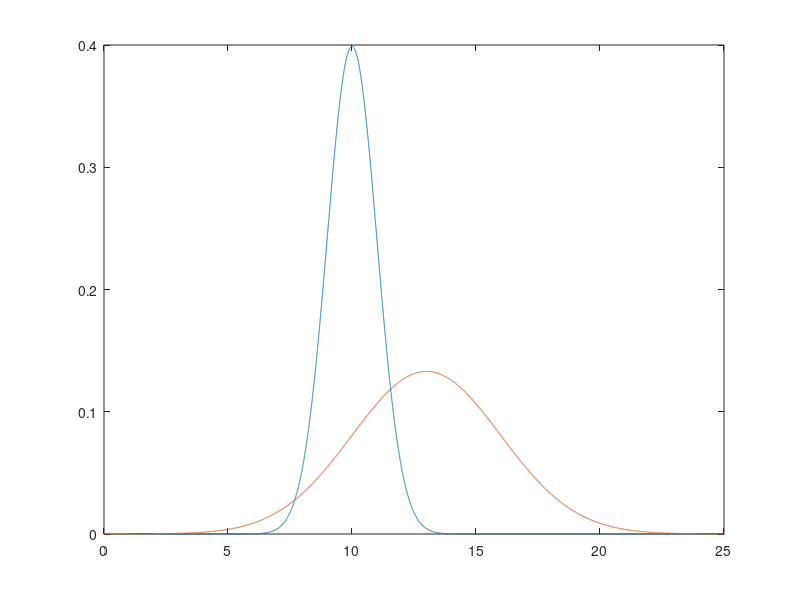

MATLAB code to generate this figure: (Note: this script raises an error after producing the figure.)
x=0:.001:25;
norm1=normpdf(x,10,1);
figure(1);
plot(x,norm1)
hold on
norm2=normpdf(x,13,3);
plot(x,norm2)
fun=norm1-norm2;
n=1;
while (fun(n)*fun(n+1)>0)
    n=n+1;
end
xapproximated=n/1000-0.001; %n has a linear relationship with the value x 
X1=normrnd(10,1,[1,1000]);
X2=normrnd(13,3,[1,500]);
h1=histcounts(X1,0:25);
h2=histcounts(X2,0:25);
figure(2);
bar([h1',h2'],'stacked');
X=[X1,X2];
count=0;
class1=[];
class2=[];
for n=1:1500
    pdf1=normpdf(X(n),10,1);
    pdf2=normpdf(X(n),13,3);
    if (pdf1>pdf2) 
        count=count+1;
        class1=[class1,X(n)];
    else 
        class2=[class2,X(n)];
    end
end 
score=count/1500;
%: We notice that some values less than 10 get assigned to class 2. This is because: 
%: from the graph of pdf1 & pdf2, we can tell for any x(i) in [5, 7.5], obviously, pdf1<pdf2

